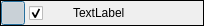
<?xml version="1.0" encoding="UTF-8"?>
<ui version="4.0">
 <class>NodeCommonWidget</class>
 <widget class="QWidget" name="NodeCommonWidget">
  <property name="geometry">
   <rect>
    <x>0</x>
    <y>0</y>
    <width>204</width>
    <height>26</height>
   </rect>
  </property>
  <property name="sizePolicy">
   <sizepolicy hsizetype="Expanding" vsizetype="Fixed">
    <horstretch>0</horstretch>
    <verstretch>0</verstretch>
   </sizepolicy>
  </property>
  <property name="minimumSize">
   <size>
    <width>0</width>
    <height>24</height>
   </size>
  </property>
  <property name="maximumSize">
   <size>
    <width>16777215</width>
    <height>26</height>
   </size>
  </property>
  <property name="windowTitle">
   <string>Form</string>
  </property>
  <layout class="QVBoxLayout" name="verticalLayout" stretch="0">
   <property name="spacing">
    <number>0</number>
   </property>
   <property name="leftMargin">
    <number>0</number>
   </property>
   <property name="topMargin">
    <number>0</number>
   </property>
   <property name="rightMargin">
    <number>0</number>
   </property>
   <property name="bottomMargin">
    <number>0</number>
   </property>
   <item>
    <widget class="QFrame" name="frame">
     <property name="sizePolicy">
      <sizepolicy hsizetype="Expanding" vsizetype="Preferred">
       <horstretch>0</horstretch>
       <verstretch>0</verstretch>
      </sizepolicy>
     </property>
     <property name="frameShape">
      <enum>QFrame::Box</enum>
     </property>
     <property name="frameShadow">
      <enum>QFrame::Plain</enum>
     </property>
     <property name="lineWidth">
      <number>1</number>
     </property>
     <layout class="QHBoxLayout" name="horizontalLayout_2" stretch="0,0,0,0,0,1,0,0">
      <property name="spacing">
       <number>0</number>
      </property>
      <property name="leftMargin">
       <number>0</number>
      </property>
      <property name="topMargin">
       <number>0</number>
      </property>
      <property name="rightMargin">
       <number>0</number>
      </property>
      <property name="bottomMargin">
       <number>0</number>
      </property>
      <item>
       <widget class="QPushButton" name="pb_arrow">
        <property name="sizePolicy">
         <sizepolicy hsizetype="Fixed" vsizetype="Fixed">
          <horstretch>0</horstretch>
          <verstretch>0</verstretch>
         </sizepolicy>
        </property>
        <property name="minimumSize">
         <size>
          <width>24</width>
          <height>24</height>
         </size>
        </property>
        <property name="maximumSize">
         <size>
          <width>24</width>
          <height>24</height>
         </size>
        </property>
        <property name="focusPolicy">
         <enum>Qt::StrongFocus</enum>
        </property>
        <property name="text">
         <string/>
        </property>
        <property name="icon">
         <iconset resource="../resources.qrc">
          <normaloff>:/icons/Resources/Icons/002-right-arrow.png</normaloff>
          <disabledoff>:/icons/Resources/Icons/001-arrow-down-sign-to-navigate.png</disabledoff>:/icons/Resources/Icons/002-right-arrow.png</iconset>
        </property>
        <property name="iconSize">
         <size>
          <width>17</width>
          <height>17</height>
         </size>
        </property>
        <property name="checkable">
         <bool>true</bool>
        </property>
        <property name="checked">
         <bool>true</bool>
        </property>
        <property name="autoDefault">
         <bool>false</bool>
        </property>
        <property name="default">
         <bool>true</bool>
        </property>
        <property name="flat">
         <bool>true</bool>
        </property>
       </widget>
      </item>
      <item>
       <spacer name="horizontalSpacer_2">
        <property name="orientation">
         <enum>Qt::Horizontal</enum>
        </property>
        <property name="sizeType">
         <enum>QSizePolicy::Fixed</enum>
        </property>
        <property name="sizeHint" stdset="0">
         <size>
          <width>4</width>
          <height>1</height>
         </size>
        </property>
       </spacer>
      </item>
      <item>
       <widget class="QCheckBox" name="cb_enabled">
        <property name="minimumSize">
         <size>
          <width>16</width>
          <height>24</height>
         </size>
        </property>
        <property name="autoFillBackground">
         <bool>false</bool>
        </property>
        <property name="text">
         <string/>
        </property>
        <property name="checked">
         <bool>true</bool>
        </property>
       </widget>
      </item>
      <item>
       <spacer name="horizontalSpacer">
        <property name="orientation">
         <enum>Qt::Horizontal</enum>
        </property>
        <property name="sizeType">
         <enum>QSizePolicy::Fixed</enum>
        </property>
        <property name="sizeHint" stdset="0">
         <size>
          <width>4</width>
          <height>1</height>
         </size>
        </property>
       </spacer>
      </item>
      <item>
       <widget class="QPushButton" name="pb_peak">
        <property name="minimumSize">
         <size>
          <width>24</width>
          <height>24</height>
         </size>
        </property>
        <property name="maximumSize">
         <size>
          <width>24</width>
          <height>24</height>
         </size>
        </property>
        <property name="text">
         <string/>
        </property>
        <property name="icon">
         <iconset resource="../resources.qrc">
          <normaloff>:/icons/Resources/Icons/icons8-closed-eye-50.png</normaloff>
          <normalon>:/icons/Resources/Icons/icons8-eye-50.png</normalon>:/icons/Resources/Icons/icons8-closed-eye-50.png</iconset>
        </property>
        <property name="iconSize">
         <size>
          <width>20</width>
          <height>20</height>
         </size>
        </property>
        <property name="checkable">
         <bool>true</bool>
        </property>
        <property name="flat">
         <bool>true</bool>
        </property>
       </widget>
      </item>
      <item>
       <widget class="QLabel" name="le_name">
        <property name="sizePolicy">
         <sizepolicy hsizetype="MinimumExpanding" vsizetype="Preferred">
          <horstretch>0</horstretch>
          <verstretch>0</verstretch>
         </sizepolicy>
        </property>
        <property name="maximumSize">
         <size>
          <width>16777215</width>
          <height>24</height>
         </size>
        </property>
        <property name="text">
         <string>TextLabel</string>
        </property>
       </widget>
      </item>
      <item>
       <widget class="QLabel" name="lb_time">
        <property name="minimumSize">
         <size>
          <width>20</width>
          <height>0</height>
         </size>
        </property>
        <property name="text">
         <string/>
        </property>
       </widget>
      </item>
      <item>
       <widget class="QPushButton" name="pb_delete">
        <property name="enabled">
         <bool>true</bool>
        </property>
        <property name="sizePolicy">
         <sizepolicy hsizetype="Minimum" vsizetype="Fixed">
          <horstretch>0</horstretch>
          <verstretch>0</verstretch>
         </sizepolicy>
        </property>
        <property name="minimumSize">
         <size>
          <width>24</width>
          <height>24</height>
         </size>
        </property>
        <property name="maximumSize">
         <size>
          <width>24</width>
          <height>24</height>
         </size>
        </property>
        <property name="text">
         <string/>
        </property>
        <property name="icon">
         <iconset resource="../resources.qrc">
          <normaloff>:/icons/Resources/Icons/icons8-delete-bin-50.png</normaloff>:/icons/Resources/Icons/icons8-delete-bin-50.png</iconset>
        </property>
        <property name="iconSize">
         <size>
          <width>18</width>
          <height>18</height>
         </size>
        </property>
        <property name="flat">
         <bool>true</bool>
        </property>
       </widget>
      </item>
     </layout>
    </widget>
   </item>
  </layout>
 </widget>
 <resources>
  <include location="../resources.qrc"/>
 </resources>
 <connections/>
</ui>
